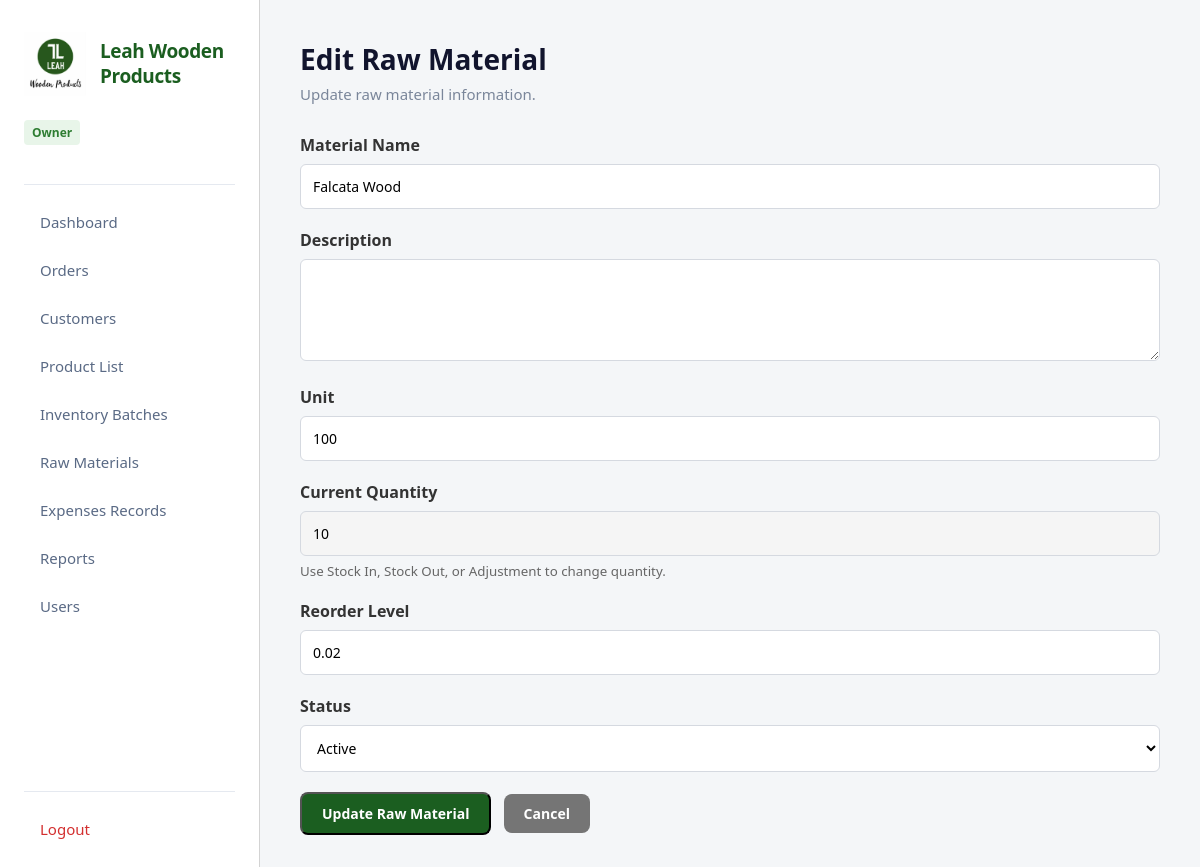
Before: /raw_materials.php?action=edit&id=1 (signed in) with the older database file.
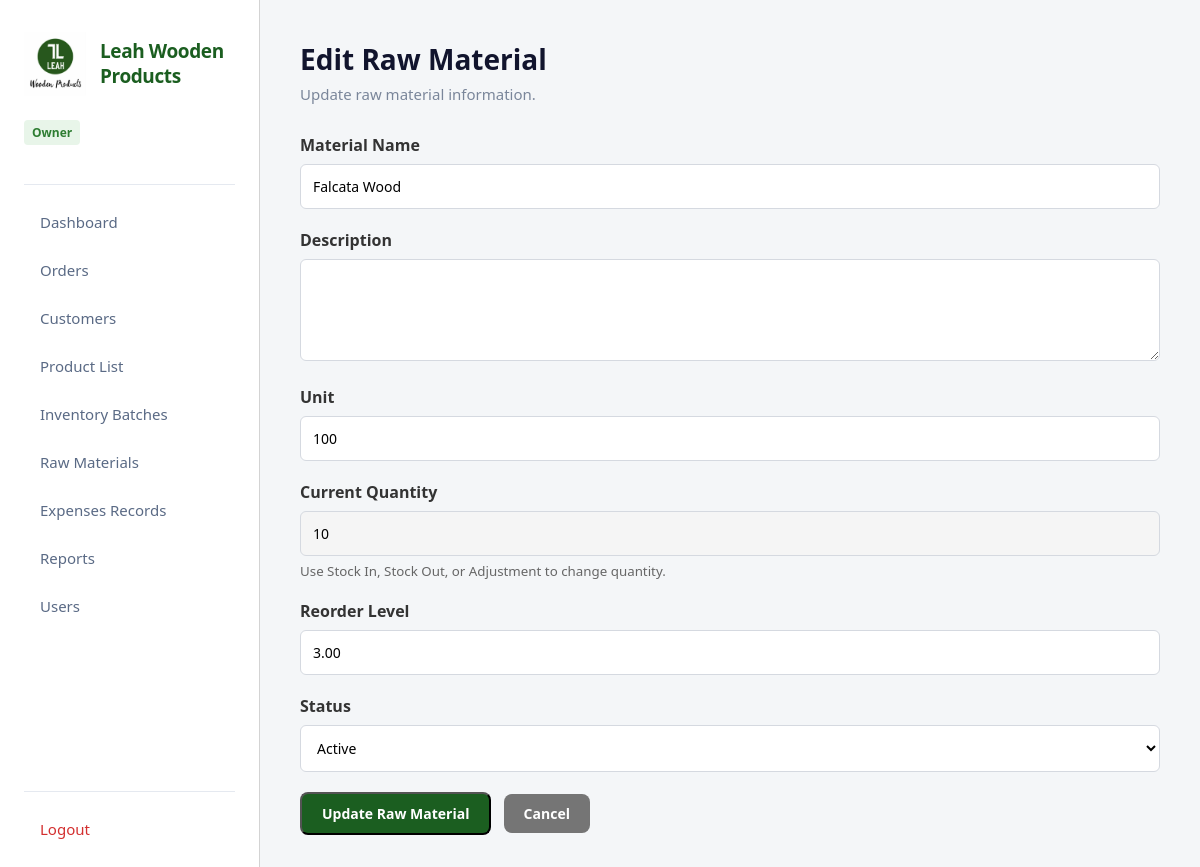
After: the same page with the newer database file.
### tables this page shows
CREATE TABLE `raw_materials` (
  `raw_material_id` int(11) NOT NULL,
  `material_name` varchar(150) NOT NULL,
  `description` text DEFAULT NULL,
  `unit` varchar(50) NOT NULL,
  `quantity` decimal(12,2) NOT NULL DEFAULT 0.00,
  `reorder_level` decimal(12,2) NOT NULL DEFAULT 0.00,
  `status` enum('Active','Inactive') NOT NULL DEFAULT 'Active',
  `created_at` datetime NOT NULL DEFAULT current_timestamp(),
  `updated_at` datetime NOT NULL DEFAULT current_timestamp() ON UPDATE current_timestamp()
);

### raw_materials.php (called while the page is built, shortened)
<?php
require_once 'config/database.php';
require_once 'app/controllers/RawMaterialController.php';
$controller = new RawMaterialController();
$controller->handleRequest();

### app/models/RawMaterial.php (called while the page is built, shortened)
<?php
class RawMaterial
{
    private $pdo;
    public function __construct($pdo)
    {
        $this->pdo = $pdo;
    }
    public function getById($id)
    {
        $stmt = $this->pdo->prepare("
            SELECT *
            FROM raw_materials
            WHERE raw_material_id = ?
        ");
        $stmt->execute([$id]);
        return $stmt->fetch(PDO::FETCH_ASSOC);
    }
}

### app/views/raw_materials/edit.php (the view, shortened to what the changed rows need)
<?php include 'app/views/layouts/header.php'; ?>
<div class="container">
    <?php include 'app/views/layouts/sidebar.php'; ?>
    <div class="content">
        <h1>Edit Raw Material</h1>
        <p>
            Update raw material information.
        </p>
        <form
            method="POST"
            action="raw_materials.php?action=edit&id=<?= intval($rawMaterial['raw_material_id']); ?>"
        >
            <div style="margin-bottom:20px;">
                <label
                    for="material_name"
                    style="
                        display:block;
                        margin-bottom:8px;
                        font-weight:600;
                    "
                >
                    Material Name
                </label>
                <input
                    type="text"
                    id="material_name"
                    name="material_name"
                    value="<?= htmlspecialchars(
                        $rawMaterial['material_name']
                    ); ?>"
                    required
                    style="
                        width:100%;
                        padding:12px;
                        border:1px solid #D5D9E0;
                        border-radius:6px;
                        font-size:14px;
                    "
                >
            </div>
            <div style="margin-bottom:20px;">
                <label
                    for="description"
                    style="
                        display:block;
                        margin-bottom:8px;
                        font-weight:600;
                    "
                >
                    Description
                </label>
                <textarea
                    id="description"
                    name="description"
                    rows="4"
                    style="
                        width:100%;
                        padding:12px;
                        border:1px solid #D5D9E0;
                        border-radius:6px;
                        font-size:14px;
                        resize:vertical;
                    "
                ><?= htmlspecialchars(
                ); ?></textarea>
            </div>
            <div style="margin-bottom:20px;">
                <label
                    for="unit"
                    style="
                        display:block;
                        margin-bottom:8px;
                        font-weight:600;
                    "
                >
                    Unit
                </label>
                <input
                    type="text"
                    id="unit"
                    name="unit"
                    value="<?= htmlspecialchars(
                        $rawMaterial['unit']
                    ); ?>"
                    required
                    style="
                        width:100%;
                        padding:12px;
                        border:1px solid #D5D9E0;
                        border-radius:6px;
                        font-size:14px;
                    "
                >
            </div>
            <div style="margin-bottom:20px;">
                <label
                    for="current_quantity"
                    style="
                        display:block;
                        margin-bottom:8px;
                        font-weight:600;
                    "
                >
                    Current Quantity
                </label>
                <input
                    type="text"
                    id="current_quantity"
                    value="<?= htmlspecialchars(
                        rtrim(
                            rtrim(number_format((float) $rawMaterial['quantity'], 2, '.', ''), '0'),
                            '.'
                        )
                    ); ?>"
                    readonly
                       style="
                        width:100%;
                        padding:12px;
                        border:1px solid #D5D9E0;
                        border-radius:6px;
                        font-size:14px;
                        background:#F5F5F5;
                    "
                >
                <small
                    style="
                        display:block;
                        margin-top:6px;
                        color:#666;
                    "
                >
                    Use Stock In, Stock Out, or Adjustment to change quantity.
                </small>
            </div>
            <div style="margin-bottom:20px;">
                <label
                    for="reorder_level"
                    style="
                        display:block;
                        margin-bottom:8px;
                        font-weight:600;
                    "
                >
                    Reorder Level
                </label>
                <input
                    type="number"
                    id="reorder_level"
                    name="reorder_level"
                    min="0"
                    step="0.01"
                    value="<?= htmlspecialchars(
                        $rawMaterial['reorder_level']
                    ); ?>"
                    required
                    style="
                        width:100%;
                        padding:12px;
                        border:1px solid #D5D9E0;
                        border-radius:6px;
                        font-size:14px;
                    "
                >
            </div>
            <div style="margin-bottom:20px;">
                <label
                    for="status"
                    style="
                        display:block;
                        margin-bottom:8px;
                        font-weight:600;
                    "
                >
                    Status
                </label>
                <select
                    id="status"
                    name="status"
                    style="
                        width:100%;
                        padding:12px;
                        border:1px solid #D5D9E0;
                        border-radius:6px;
                        font-size:14px;
                        background:#ffffff;
                    "
                >
                    <option
                        value="Active"
                        <?= $rawMaterial['status'] === 'Active'
                            ? 'selected'
                            : ''; ?>
                    >
                        Active
                    </option>
                </select>
            </div>
            <button
                type="submit"
                class="btn"
            >
                Update Raw Material
            </button>
            <a
                href="raw_materials.php"
                class="btn"
                style="
                    background:#757575;
                    margin-left:8px;
                "
            >
                Cancel
            </a>
        </form>
    </div>
</div>
<?php include 'app/views/layouts/footer.php'; ?>

Changed rows visible on the page:
changed raw_materials "Falcata Wood": reorder_level "0.02" → "3.00"
